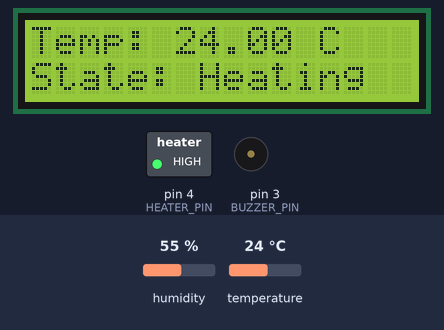
A sketch run on a simulated Arduino Uno, built with avr-gcc and run on an emulated ATmega328P. On the bench: 16×2 character LCD, switched loads named in the sketch (green lamp = pin HIGH), buzzer (waves = sounding, pin HIGH). The inputs (shaded band) are chosen by the test bench; at power-on: temperature 24 °C, humidity 55 %. What the sketch prints to the serial monitor is not drawn.

Above: at 3.2 s.
3.3 s: temperature set to 28 °C
At 5.1 s:
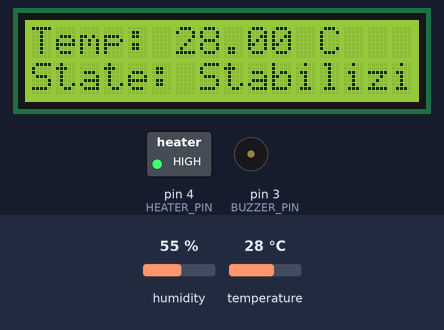
6.0 s: temperature set to 31.4 °C
At 6.9 s:
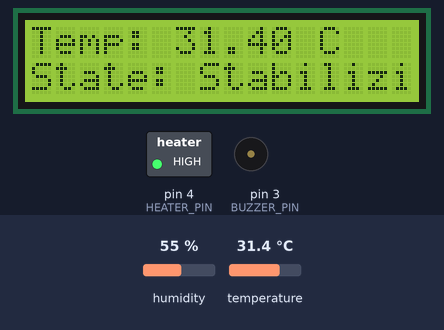
8.7 s: temperature set to 32.7 °C
At 11.4 s:
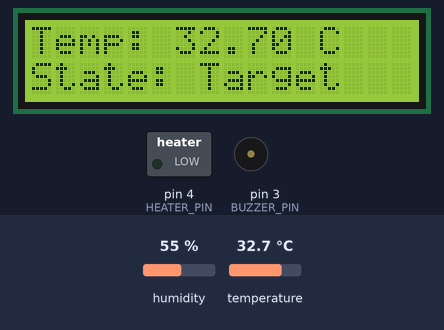
Timing chart, 0 to 12.9 s (numbered marks = the images above; inputs shaded):
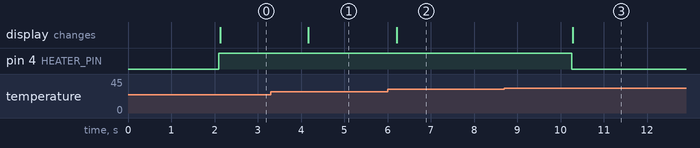

The sketch:

arduino_code.ino
```cpp
#include <Wire.h>
#include <LiquidCrystal_I2C.h>
#include <DHT.h>

// Pin setup
#define DHT_PIN 2
#define DHT_TYPE DHT22
#define BUZZER_PIN 3
#define HEATER_PIN 4

// Thresholds
#define TEMP_HEATING 28.0
#define TEMP_STABILIZING 32.0
#define TEMP_OVERHEAT 60.0

DHT dht(DHT_PIN, DHT_TYPE);
LiquidCrystal_I2C lcd(0x27, 16, 2);

// State Machine
enum State {
  IDLE,
  HEATING,
  STABILIZING,
  TARGET_REACHED,
  OVERHEAT
};

State currentState = IDLE;

void setup() {
  Serial.begin(9600);
  dht.begin();

  pinMode(BUZZER_PIN, OUTPUT);
  pinMode(HEATER_PIN, OUTPUT);
  digitalWrite(BUZZER_PIN, LOW);
  digitalWrite(HEATER_PIN, LOW);

  lcd.init();
  lcd.backlight();
  lcd.setCursor(0, 0);
  lcd.print("  upliance.ai");
  lcd.setCursor(0, 1);
  lcd.print(" Heater System");
  delay(2000);
  lcd.clear();
}

void loop() {
  float temp = dht.readTemperature();

  if (isnan(temp)) {
    lcd.clear();
    lcd.setCursor(0, 0);
    lcd.print("Sensor Error");
    Serial.println("DHT Sensor Error");
    delay(2000);
    return;
  }

  // State determination
  if (temp >= TEMP_OVERHEAT) {
    currentState = OVERHEAT;
  } else if (temp >= TEMP_STABILIZING) {
    currentState = TARGET_REACHED;
  } else if (temp >= TEMP_HEATING) {
    currentState = STABILIZING;
  } else {
    currentState = HEATING;
  }

  // Actions based on state
  switch (currentState) {
    case IDLE:
      digitalWrite(HEATER_PIN, LOW);
      digitalWrite(BUZZER_PIN, LOW);
      break;

    case HEATING:
      digitalWrite(HEATER_PIN, HIGH);
      digitalWrite(BUZZER_PIN, LOW);
      break;

    case STABILIZING:
      digitalWrite(HEATER_PIN, HIGH);
      digitalWrite(BUZZER_PIN, LOW);
      break;

    case TARGET_REACHED:
      digitalWrite(HEATER_PIN, LOW);
      digitalWrite(BUZZER_PIN, LOW);
      break;

    case OVERHEAT:
      digitalWrite(HEATER_PIN, LOW);
      digitalWrite(BUZZER_PIN, HIGH);
      break;
  }

  // LCD Output
  lcd.clear();
  lcd.setCursor(0, 0);
  lcd.print("Temp: ");
  lcd.print(temp);
  lcd.print(" C");

  lcd.setCursor(0, 1);
  lcd.print("State: ");
  printStateText(currentState);

  // Serial Logging
  Serial.print("Temp: ");
  Serial.print(temp);
  Serial.print(" C | State: ");
  printStateSerial(currentState);

  delay(2000);
}

void printStateText(State state) {
  switch (state) {
    case IDLE: lcd.print("Idle"); break;
    case HEATING: lcd.print("Heating"); break;
    case STABILIZING: lcd.print("Stabilizing"); break;
    case TARGET_REACHED: lcd.print("Target"); break;
    case OVERHEAT: lcd.print("Overheat"); break;
  }
}

void printStateSerial(State state) {
  switch (state) {
    case IDLE: Serial.println("Idle"); break;
    case HEATING: Serial.println("Heating"); break;
    case STABILIZING: Serial.println("Stabilizing"); break;
    case TARGET_REACHED: Serial.println("Target Reached"); break;
    case OVERHEAT: Serial.println("Overheat!"); break;
  }
}
```

Measured:
- the behaviour switches between 31.9 and 32 °C on temperature (found by bisection; images 2 and 3)
- after the input at 3.3 s, the display: changes after 0.87 s (image 1)
- after the input at 6.0 s, the display: changes after 0.21 s (image 2)
- after the input at 8.7 s, pin 4 (HEATER_PIN): HIGH → LOW after 1.6 s; the display: changes after 1.6 s (image 3)
